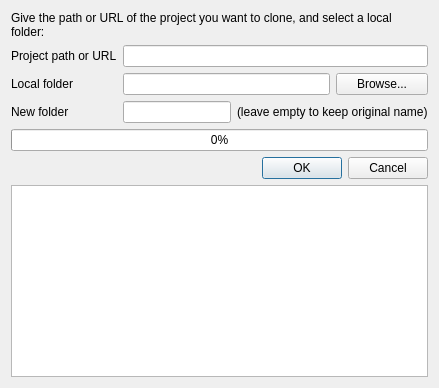
<?xml version="1.0" encoding="UTF-8"?>
<ui version="4.0">
 <class>CloneDialog</class>
 <widget class="QDialog" name="CloneDialog">
  <property name="windowModality">
   <enum>Qt::ApplicationModal</enum>
  </property>
  <property name="geometry">
   <rect>
    <x>0</x>
    <y>0</y>
    <width>601</width>
    <height>376</height>
   </rect>
  </property>
  <property name="sizePolicy">
   <sizepolicy hsizetype="Minimum" vsizetype="Preferred">
    <horstretch>0</horstretch>
    <verstretch>0</verstretch>
   </sizepolicy>
  </property>
  <property name="windowTitle">
   <string>Clone</string>
  </property>
  <layout class="QVBoxLayout" name="verticalLayout">
   <property name="sizeConstraint">
    <enum>QLayout::SetFixedSize</enum>
   </property>
   <item>
    <widget class="QLabel" name="chooseRemoteLabel">
     <property name="text">
      <string>Give the path or URL of the project you want to clone, and select a local folder:</string>
     </property>
     <property name="wordWrap">
      <bool>true</bool>
     </property>
    </widget>
   </item>
   <item>
    <layout class="QGridLayout" name="gridLayout">
     <item row="0" column="0">
      <widget class="QLabel" name="urlLabel">
       <property name="text">
        <string>Project path or URL</string>
       </property>
      </widget>
     </item>
     <item row="0" column="1" colspan="3">
      <widget class="QLineEdit" name="urlEdit"/>
     </item>
     <item row="1" column="0">
      <widget class="QLabel" name="localFolderLabel">
       <property name="text">
        <string>Local folder</string>
       </property>
      </widget>
     </item>
     <item row="1" column="1" colspan="2">
      <widget class="QLineEdit" name="folderEdit"/>
     </item>
     <item row="1" column="3">
      <widget class="QPushButton" name="browseButton">
       <property name="text">
        <string>Browse...</string>
       </property>
      </widget>
     </item>
     <item row="2" column="0">
      <widget class="QLabel" name="newFolderLabel">
       <property name="text">
        <string>New folder</string>
       </property>
      </widget>
     </item>
     <item row="2" column="1">
      <widget class="QLineEdit" name="newFolderEdit">
       <property name="text">
        <string/>
       </property>
      </widget>
     </item>
     <item row="2" column="2" colspan="2">
      <widget class="QLabel" name="newFolderLabel2">
       <property name="text">
        <string>(leave empty to keep original name)</string>
       </property>
      </widget>
     </item>
    </layout>
   </item>
   <item>
    <widget class="QProgressBar" name="progressBar">
     <property name="value">
      <number>0</number>
     </property>
    </widget>
   </item>
   <item>
    <widget class="QDialogButtonBox" name="buttonBox">
     <property name="orientation">
      <enum>Qt::Horizontal</enum>
     </property>
     <property name="standardButtons">
      <set>QDialogButtonBox::Cancel|QDialogButtonBox::Ok</set>
     </property>
    </widget>
   </item>
   <item>
    <widget class="Tao::AnsiTextEdit" name="cloneOutput">
     <property name="enabled">
      <bool>true</bool>
     </property>
     <property name="undoRedoEnabled">
      <bool>false</bool>
     </property>
     <property name="lineWrapMode">
      <enum>QTextEdit::NoWrap</enum>
     </property>
     <property name="readOnly">
      <bool>true</bool>
     </property>
     <property name="overwriteMode">
      <bool>true</bool>
     </property>
     <property name="acceptRichText">
      <bool>false</bool>
     </property>
    </widget>
   </item>
  </layout>
 </widget>
 <customwidgets>
  <customwidget>
   <class>Tao::AnsiTextEdit</class>
   <extends>QTextEdit</extends>
   <header>ansi_textedit.h</header>
  </customwidget>
 </customwidgets>
 <resources/>
 <connections>
  <connection>
   <sender>buttonBox</sender>
   <signal>accepted()</signal>
   <receiver>CloneDialog</receiver>
   <slot>accept()</slot>
   <hints>
    <hint type="sourcelabel">
     <x>248</x>
     <y>254</y>
    </hint>
    <hint type="destinationlabel">
     <x>157</x>
     <y>274</y>
    </hint>
   </hints>
  </connection>
  <connection>
   <sender>buttonBox</sender>
   <signal>rejected()</signal>
   <receiver>CloneDialog</receiver>
   <slot>reject()</slot>
   <hints>
    <hint type="sourcelabel">
     <x>316</x>
     <y>260</y>
    </hint>
    <hint type="destinationlabel">
     <x>286</x>
     <y>274</y>
    </hint>
   </hints>
  </connection>
 </connections>
</ui>
